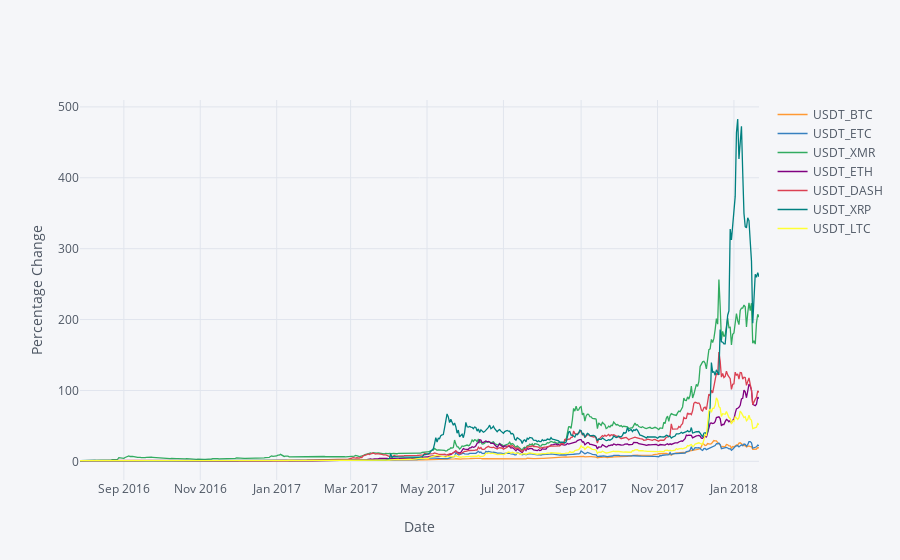

Source (notebook cell):
### Code cell
crypto_df_norm.iplot(kind = 'scatter', xTitle = 'Date', yTitle = 'Percentage Change')

#Github does not render plotly graphs

### Figure 1 — Plotly figure (JSON) as saved in the notebook; plotly's stock layout.template omitted (floating-point values rounded to 4 significant figures; data arrays with more than 128 entries replaced by an {"elided": "..."} marker saying what was removed)
{"data": [{"line": {"color": "rgba(255, 153, 51, 1.0)", "dash": "solid", "width": 1.3}, "mode": "lines", "name": "USDT_BTC", "text": "", "type": "scatter", "x": {"elided": "543 str values"}, "y": {"elided": "543 float values"}}, {"line": {"color": "rgba(55, 128, 191, 1.0)", "dash": "solid", "width": 1.3}, "mode": "lines", "name": "USDT_ETC", "text": "", "type": "scatter", "x": {"elided": "543 str values"}, "y": {"elided": "543 float values"}}, {"line": {"color": "rgba(50, 171, 96, 1.0)", "dash": "solid", "width": 1.3}, "mode": "lines", "name": "USDT_XMR", "text": "", "type": "scatter", "x": {"elided": "543 str values"}, "y": {"elided": "543 float values"}}, {"line": {"color": "rgba(128, 0, 128, 1.0)", "dash": "solid", "width": 1.3}, "mode": "lines", "name": "USDT_ETH", "text": "", "type": "scatter", "x": {"elided": "543 str values"}, "y": {"elided": "543 float values"}}, {"line": {"color": "rgba(219, 64, 82, 1.0)", "dash": "solid", "width": 1.3}, "mode": "lines", "name": "USDT_DASH", "text": "", "type": "scatter", "x": {"elided": "543 str values"}, "y": {"elided": "543 float values"}}, {"line": {"color": "rgba(0, 128, 128, 1.0)", "dash": "solid", "width": 1.3}, "mode": "lines", "name": "USDT_XRP", "text": "", "type": "scatter", "x": {"elided": "543 str values"}, "y": {"elided": "543 float values"}}, {"line": {"color": "rgba(255, 255, 51, 1.0)", "dash": "solid", "width": 1.3}, "mode": "lines", "name": "USDT_LTC", "text": "", "type": "scatter", "x": {"elided": "543 str values"}, "y": {"elided": "543 float values"}}], "layout": {"legend": {"bgcolor": "#F5F6F9", "font": {"color": "#4D5663"}}, "paper_bgcolor": "#F5F6F9", "plot_bgcolor": "#F5F6F9", "titlefont": {"color": "#4D5663"}, "xaxis1": {"gridcolor": "#E1E5ED", "showgrid": true, "tickfont": {"color": "#4D5663"}, "title": "Date", "titlefont": {"color": "#4D5663"}, "zerolinecolor": "#E1E5ED"}, "yaxis1": {"gridcolor": "#E1E5ED", "showgrid": true, "tickfont": {"color": "#4D5663"}, "title": "Percentage Change", "titlefont": {"color": "#4D5663"}, "zerolinecolor": "#E1E5ED"}}}
